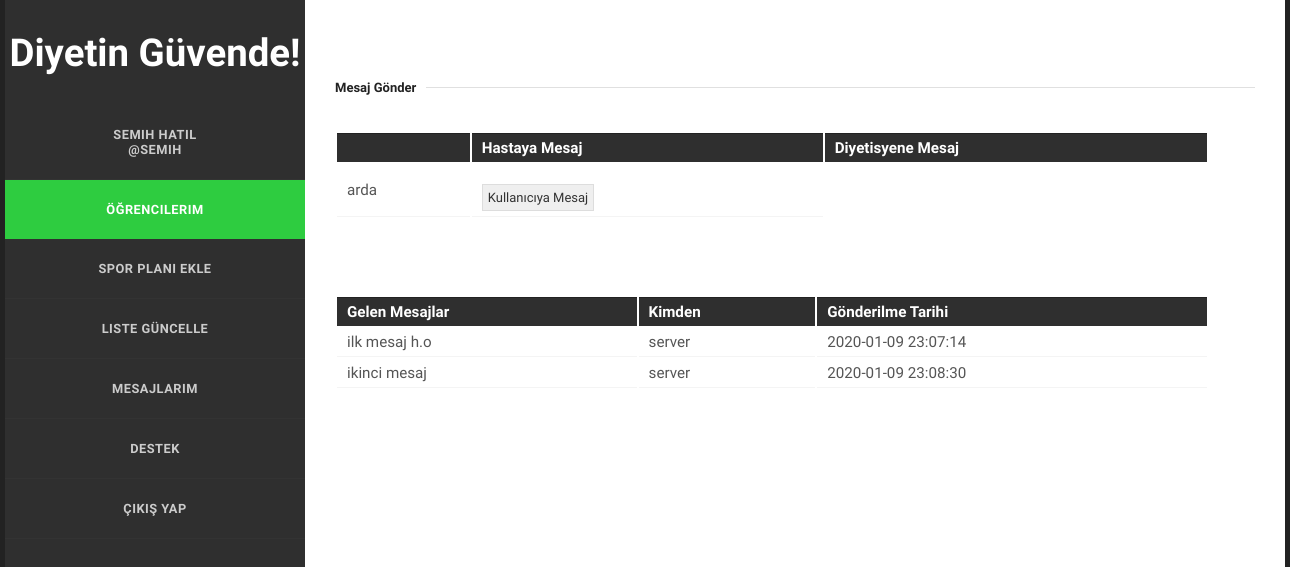
/Koc/koc-mesajlari.php (signed in), run on the app's committed database.
### tables this page shows
CREATE TABLE `hastabilgi` (
  `Id` int(11) NOT NULL,
  `KullaniciId` int(11) NOT NULL,
  `Boy` int(11) NOT NULL,
  `Kilo` float NOT NULL,
  `YagOrani` float NOT NULL,
  `DiyetisyenId` int(11) DEFAULT NULL,
  `DiyetTabloId` int(11) DEFAULT NULL,
  `SporTabloId` int(11) DEFAULT NULL,
  `KocId` int(11) DEFAULT NULL
);

CREATE TABLE `kullanici` (
  `Id` int(11) NOT NULL,
  `CinsiyetId` int(11) NOT NULL,
  `Ad` varchar(30) NOT NULL,
  `Soyad` varchar(30) NOT NULL,
  `DogumTarih` date NOT NULL,
  `KullaniciAdi` varchar(15) NOT NULL,
  `Email` varchar(50) NOT NULL,
  `TelefonNo` varchar(15) NOT NULL,
  `Sifre` varchar(150) NOT NULL,
  `KullaniciTurId` int(11) NOT NULL
);

CREATE TABLE `kullanicimesaj` (
  `Id` int(11) NOT NULL,
  `GonderenId` int(11) NOT NULL,
  `AlanId` int(11) NOT NULL,
  `Mesaj` varchar(400) NOT NULL,
  `GonderilmeTarihi` datetime NOT NULL
);

### Koc/koc-mesajlari.php (the view, shortened to what this page needs)
<!doctype html>
<html>
<head>
<link rel="stylesheet" href="/css/styles.css" type="text/css" />
</head>
<body>
		<section id="body" class="width">
					<?php if($_SESSION["kullaniciTur"] == "Spor Hocası"){include "../Menus/koc-menu.php";}?>
			<section id="content" class="column-right">
	    <article>
			<div class="beyaz" style="padding-top: 50px"  >
				<fieldset>
                    <legend>Mesaj Gönder</legend><br><br>
                    <table>
                        <th>
                            <th>Hastaya Mesaj</th>
                            <th>Diyetisyene Mesaj</th>
                        </th>
						<?php
                        include "../baglan.php";
                        $id = $_SESSION['Id'];
                        $query = $db->query("SELECT * FROM hastabilgi where KocId= $id", PDO::FETCH_ASSOC);
                        if ( $query->rowCount() ){
                            foreach( $query as $hastaBilgi ){
                                $kId = $hastaBilgi['KullaniciId'];
                                $hastakullanici = $db->query("SELECT * FROM kullanici WHERE Id = $kId")->fetch(PDO::FETCH_ASSOC);
                                $kAdi = $hastakullanici['KullaniciAdi'];
                                print'
                                    <tr>
                                        <td>'.$kAdi.'</td>
                                        <td>
                                             <form method="GET" action="koc-mesaj.php">
                                                <input type="hidden" value="'.$kId.'" name="kullaniciId">
                                                <input type="submit" class="yesilbuton" value="Kullanıcıya Mesaj">
                                             </form>
                                        </td>';
                                   print '
                                    </tr>
                                </form>';
                            }
                        }
                        ?>
                    </table>
				<table style="margin-top: 40px;">
					<tr>
						<th>Gelen Mesajlar</th>
						<th>Kimden</th>
					    <th>Gönderilme Tarihi</th>
					</tr>
                <?php
                    $query = $db->query("SELECT * FROM kullanicimesaj where AlanId = $id", PDO::FETCH_ASSOC);
                    if ( $query->rowCount() ){
                        foreach( $query as $mesaj ){
                            $kkId= $mesaj['GonderenId'];
                            $karsiKullanici = $db->query("SELECT * FROM kullanici WHERE Id = $kkId")->fetch(PDO::FETCH_ASSOC);
                            print '
                                <tr>
                                    <td>'.$mesaj['Mesaj'].'</td>
                                    <td>'.$karsiKullanici['KullaniciAdi'].'</td>
                                    <td>'.$mesaj['GonderilmeTarihi'].'</td>
                                </tr>
                            ';
                        }
                    }
                ?><br><br>
			</div>
		</article>
		</section>
	</section>
</body>
</html>

### css/styles.css (style rules this page uses)
body { margin:0px auto; padding:0; background: #222; font-family: 'Oxygen', 'sans-serif'; font-size: 1.0em; color:#555; }
* { margin:0; padding:0; }
table { width:95%; text-align:left; }
th, td { padding:5px 10px; }
th { color:#fff; border-top:1px solid #222; background-color:#2F2F2F; }
td { border-bottom:1px solid #f4f4f4; }
fieldset { display:block; border:none; border-top:1px solid #e0e0e0; }
fieldset legend { font-weight:bold; font-size:13px; padding-right:10px; color:#222; }
fieldset form { padding-top:15px; }
fieldset form input, fieldset form select, fieldset form textarea { padding:5px; color:#333333; font-size:13px; font-family:Oxygen, Arial, Helvetica, sans-serif; border:1px solid #ddd; }
.width { width:1280px; margin: 0 auto; }
div.beyaz { height:1000px; position:relative; top:15%; left:0%; }
section#body { padding: 0; background: #2f2f2f; }
section#content { width:940px; padding: 20px; background-color: #fff; }
.column-right { float:right; }
article { padding: 10px 10px 30px; font-size: 0.95em; border-bottom: 1px solid #eee; }

### data on the page
hastabilgi: KullaniciId.KullaniciAdi "arda"
kullanicimesaj: Mesaj "ilk mesaj h.o", GonderenId.KullaniciAdi "server", GonderilmeTarihi "2020-01-09 23:07:14"
kullanicimesaj: Mesaj "ikinci mesaj", GonderenId.KullaniciAdi "server", GonderilmeTarihi "2020-01-09 23:08:30"

### other printed values
$name "SEMIH"
$soyad "HATIL"
$username "SEMIH"
